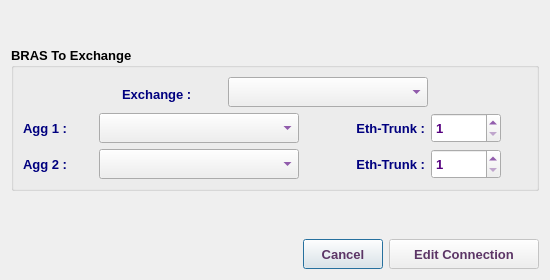
<?xml version="1.0" encoding="UTF-8"?>
<ui version="4.0">
 <class>EditBrasAggDialog</class>
 <widget class="QDialog" name="EditBrasAggDialog">
  <property name="geometry">
   <rect>
    <x>0</x>
    <y>0</y>
    <width>550</width>
    <height>280</height>
   </rect>
  </property>
  <property name="sizePolicy">
   <sizepolicy hsizetype="Fixed" vsizetype="Fixed">
    <horstretch>0</horstretch>
    <verstretch>0</verstretch>
   </sizepolicy>
  </property>
  <property name="minimumSize">
   <size>
    <width>550</width>
    <height>280</height>
   </size>
  </property>
  <property name="maximumSize">
   <size>
    <width>552</width>
    <height>281</height>
   </size>
  </property>
  <property name="font">
   <font>
    <family>Tahoma</family>
    <pointsize>10</pointsize>
   </font>
  </property>
  <property name="windowTitle">
   <string>Edit BRAS Connection</string>
  </property>
  <property name="windowIcon">
   <iconset resource="../../../../image.qrc">
    <normaloff>:/Image/edit.png</normaloff>:/Image/edit.png</iconset>
  </property>
  <layout class="QVBoxLayout" name="verticalLayout_2">
   <item>
    <widget class="QLabel" name="brasLbl">
     <property name="minimumSize">
      <size>
       <width>200</width>
       <height>30</height>
      </size>
     </property>
     <property name="maximumSize">
      <size>
       <width>16777215</width>
       <height>30</height>
      </size>
     </property>
     <property name="font">
      <font>
       <family>Tahoma</family>
       <pointsize>10</pointsize>
       <weight>75</weight>
       <bold>true</bold>
      </font>
     </property>
     <property name="styleSheet">
      <string notr="true">color: rgb(85, 0, 127);</string>
     </property>
     <property name="text">
      <string/>
     </property>
     <property name="alignment">
      <set>Qt::AlignCenter</set>
     </property>
    </widget>
   </item>
   <item>
    <widget class="QGroupBox" name="groupBox">
     <property name="font">
      <font>
       <family>Tahoma</family>
       <pointsize>10</pointsize>
       <weight>75</weight>
       <bold>true</bold>
      </font>
     </property>
     <property name="title">
      <string>BRAS To Exchange</string>
     </property>
     <layout class="QVBoxLayout" name="verticalLayout">
      <item>
       <layout class="QHBoxLayout" name="horizontalLayout">
        <item>
         <spacer name="horizontalSpacer">
          <property name="font">
           <font>
            <family>Tahoma</family>
            <pointsize>10</pointsize>
           </font>
          </property>
          <property name="orientation">
           <enum>Qt::Horizontal</enum>
          </property>
          <property name="sizeHint" stdset="0">
           <size>
            <width>40</width>
            <height>20</height>
           </size>
          </property>
         </spacer>
        </item>
        <item>
         <widget class="QLabel" name="label">
          <property name="minimumSize">
           <size>
            <width>100</width>
            <height>30</height>
           </size>
          </property>
          <property name="maximumSize">
           <size>
            <width>100</width>
            <height>25</height>
           </size>
          </property>
          <property name="font">
           <font>
            <family>Tahoma</family>
            <pointsize>10</pointsize>
            <weight>75</weight>
            <bold>true</bold>
           </font>
          </property>
          <property name="styleSheet">
           <string notr="true">color: rgb(0, 0, 127);</string>
          </property>
          <property name="text">
           <string>Exchange :</string>
          </property>
         </widget>
        </item>
        <item>
         <widget class="QComboBox" name="exchCB">
          <property name="minimumSize">
           <size>
            <width>200</width>
            <height>30</height>
           </size>
          </property>
          <property name="maximumSize">
           <size>
            <width>200</width>
            <height>30</height>
           </size>
          </property>
          <property name="font">
           <font>
            <family>Tahoma</family>
            <pointsize>10</pointsize>
            <weight>75</weight>
            <bold>true</bold>
           </font>
          </property>
          <property name="styleSheet">
           <string notr="true">color: rgb(85, 0, 127);</string>
          </property>
         </widget>
        </item>
        <item>
         <spacer name="horizontalSpacer_2">
          <property name="font">
           <font>
            <family>Tahoma</family>
            <pointsize>10</pointsize>
           </font>
          </property>
          <property name="orientation">
           <enum>Qt::Horizontal</enum>
          </property>
          <property name="sizeHint" stdset="0">
           <size>
            <width>40</width>
            <height>20</height>
           </size>
          </property>
         </spacer>
        </item>
       </layout>
      </item>
      <item>
       <layout class="QHBoxLayout" name="horizontalLayout_2">
        <item>
         <widget class="QLabel" name="label_2">
          <property name="minimumSize">
           <size>
            <width>70</width>
            <height>30</height>
           </size>
          </property>
          <property name="maximumSize">
           <size>
            <width>70</width>
            <height>30</height>
           </size>
          </property>
          <property name="font">
           <font>
            <family>Tahoma</family>
            <pointsize>10</pointsize>
            <weight>75</weight>
            <bold>true</bold>
           </font>
          </property>
          <property name="styleSheet">
           <string notr="true">color: rgb(0, 0, 127);</string>
          </property>
          <property name="text">
           <string>Agg 1 :</string>
          </property>
         </widget>
        </item>
        <item>
         <widget class="QComboBox" name="agg1CB">
          <property name="sizePolicy">
           <sizepolicy hsizetype="Expanding" vsizetype="Preferred">
            <horstretch>0</horstretch>
            <verstretch>0</verstretch>
           </sizepolicy>
          </property>
          <property name="minimumSize">
           <size>
            <width>200</width>
            <height>30</height>
           </size>
          </property>
          <property name="maximumSize">
           <size>
            <width>400</width>
            <height>30</height>
           </size>
          </property>
          <property name="font">
           <font>
            <family>Tahoma</family>
            <pointsize>10</pointsize>
            <weight>75</weight>
            <bold>true</bold>
           </font>
          </property>
          <property name="styleSheet">
           <string notr="true">color: rgb(85, 0, 127);</string>
          </property>
         </widget>
        </item>
        <item>
         <widget class="QLabel" name="label_5">
          <property name="minimumSize">
           <size>
            <width>120</width>
            <height>30</height>
           </size>
          </property>
          <property name="maximumSize">
           <size>
            <width>120</width>
            <height>30</height>
           </size>
          </property>
          <property name="font">
           <font>
            <family>Tahoma</family>
            <pointsize>10</pointsize>
            <weight>75</weight>
            <bold>true</bold>
           </font>
          </property>
          <property name="styleSheet">
           <string notr="true">color: rgb(0, 0, 127);</string>
          </property>
          <property name="text">
           <string>Eth-Trunk :</string>
          </property>
          <property name="alignment">
           <set>Qt::AlignRight|Qt::AlignTrailing|Qt::AlignVCenter</set>
          </property>
         </widget>
        </item>
        <item>
         <widget class="QSpinBox" name="eth1SB">
          <property name="minimumSize">
           <size>
            <width>70</width>
            <height>30</height>
           </size>
          </property>
          <property name="maximumSize">
           <size>
            <width>70</width>
            <height>30</height>
           </size>
          </property>
          <property name="font">
           <font>
            <family>Tahoma</family>
            <pointsize>10</pointsize>
            <weight>75</weight>
            <bold>true</bold>
           </font>
          </property>
          <property name="styleSheet">
           <string notr="true">color: rgb(85, 0, 127);</string>
          </property>
          <property name="minimum">
           <number>1</number>
          </property>
          <property name="maximum">
           <number>1000</number>
          </property>
         </widget>
        </item>
        <item>
         <spacer name="horizontalSpacer_3">
          <property name="orientation">
           <enum>Qt::Horizontal</enum>
          </property>
          <property name="sizeHint" stdset="0">
           <size>
            <width>40</width>
            <height>20</height>
           </size>
          </property>
         </spacer>
        </item>
       </layout>
      </item>
      <item>
       <layout class="QHBoxLayout" name="horizontalLayout_3">
        <item>
         <widget class="QLabel" name="label_3">
          <property name="minimumSize">
           <size>
            <width>70</width>
            <height>30</height>
           </size>
          </property>
          <property name="maximumSize">
           <size>
            <width>70</width>
            <height>30</height>
           </size>
          </property>
          <property name="font">
           <font>
            <family>Tahoma</family>
            <pointsize>10</pointsize>
            <weight>75</weight>
            <bold>true</bold>
           </font>
          </property>
          <property name="styleSheet">
           <string notr="true">color: rgb(0, 0, 127);</string>
          </property>
          <property name="text">
           <string>Agg 2 :</string>
          </property>
         </widget>
        </item>
        <item>
         <widget class="QComboBox" name="agg2CB">
          <property name="sizePolicy">
           <sizepolicy hsizetype="Expanding" vsizetype="Preferred">
            <horstretch>0</horstretch>
            <verstretch>0</verstretch>
           </sizepolicy>
          </property>
          <property name="minimumSize">
           <size>
            <width>200</width>
            <height>30</height>
           </size>
          </property>
          <property name="maximumSize">
           <size>
            <width>400</width>
            <height>30</height>
           </size>
          </property>
          <property name="font">
           <font>
            <family>Tahoma</family>
            <pointsize>10</pointsize>
            <weight>75</weight>
            <bold>true</bold>
           </font>
          </property>
          <property name="styleSheet">
           <string notr="true">color: rgb(85, 0, 127);</string>
          </property>
         </widget>
        </item>
        <item>
         <widget class="QLabel" name="label_4">
          <property name="minimumSize">
           <size>
            <width>120</width>
            <height>30</height>
           </size>
          </property>
          <property name="maximumSize">
           <size>
            <width>120</width>
            <height>30</height>
           </size>
          </property>
          <property name="font">
           <font>
            <family>Tahoma</family>
            <pointsize>10</pointsize>
            <weight>75</weight>
            <bold>true</bold>
           </font>
          </property>
          <property name="styleSheet">
           <string notr="true">color: rgb(0, 0, 127);</string>
          </property>
          <property name="text">
           <string>Eth-Trunk :</string>
          </property>
          <property name="alignment">
           <set>Qt::AlignRight|Qt::AlignTrailing|Qt::AlignVCenter</set>
          </property>
         </widget>
        </item>
        <item>
         <widget class="QSpinBox" name="eth2SB">
          <property name="minimumSize">
           <size>
            <width>70</width>
            <height>30</height>
           </size>
          </property>
          <property name="maximumSize">
           <size>
            <width>70</width>
            <height>30</height>
           </size>
          </property>
          <property name="font">
           <font>
            <family>Tahoma</family>
            <pointsize>10</pointsize>
            <weight>75</weight>
            <bold>true</bold>
           </font>
          </property>
          <property name="styleSheet">
           <string notr="true">color: rgb(85, 0, 127);</string>
          </property>
          <property name="minimum">
           <number>1</number>
          </property>
          <property name="maximum">
           <number>1000</number>
          </property>
         </widget>
        </item>
        <item>
         <spacer name="horizontalSpacer_4">
          <property name="orientation">
           <enum>Qt::Horizontal</enum>
          </property>
          <property name="sizeHint" stdset="0">
           <size>
            <width>40</width>
            <height>20</height>
           </size>
          </property>
         </spacer>
        </item>
       </layout>
      </item>
     </layout>
    </widget>
   </item>
   <item>
    <spacer name="verticalSpacer">
     <property name="font">
      <font>
       <family>Tahoma</family>
       <pointsize>10</pointsize>
      </font>
     </property>
     <property name="orientation">
      <enum>Qt::Vertical</enum>
     </property>
     <property name="sizeHint" stdset="0">
      <size>
       <width>20</width>
       <height>36</height>
      </size>
     </property>
    </spacer>
   </item>
   <item>
    <layout class="QHBoxLayout" name="horizontalLayout_4">
     <item>
      <spacer name="horizontalSpacer_5">
       <property name="font">
        <font>
         <family>Tahoma</family>
         <pointsize>10</pointsize>
        </font>
       </property>
       <property name="orientation">
        <enum>Qt::Horizontal</enum>
       </property>
       <property name="sizeHint" stdset="0">
        <size>
         <width>40</width>
         <height>20</height>
        </size>
       </property>
      </spacer>
     </item>
     <item>
      <widget class="QPushButton" name="cancelBtn">
       <property name="sizePolicy">
        <sizepolicy hsizetype="Preferred" vsizetype="Preferred">
         <horstretch>0</horstretch>
         <verstretch>0</verstretch>
        </sizepolicy>
       </property>
       <property name="minimumSize">
        <size>
         <width>80</width>
         <height>30</height>
        </size>
       </property>
       <property name="maximumSize">
        <size>
         <width>100</width>
         <height>30</height>
        </size>
       </property>
       <property name="font">
        <font>
         <family>Tahoma</family>
         <pointsize>10</pointsize>
         <weight>75</weight>
         <bold>true</bold>
        </font>
       </property>
       <property name="styleSheet">
        <string notr="true">color: rgb(92, 53, 102);</string>
       </property>
       <property name="text">
        <string>Cancel</string>
       </property>
      </widget>
     </item>
     <item>
      <widget class="QPushButton" name="okBtn">
       <property name="enabled">
        <bool>false</bool>
       </property>
       <property name="sizePolicy">
        <sizepolicy hsizetype="Preferred" vsizetype="Preferred">
         <horstretch>0</horstretch>
         <verstretch>0</verstretch>
        </sizepolicy>
       </property>
       <property name="minimumSize">
        <size>
         <width>150</width>
         <height>30</height>
        </size>
       </property>
       <property name="maximumSize">
        <size>
         <width>200</width>
         <height>30</height>
        </size>
       </property>
       <property name="font">
        <font>
         <family>Tahoma</family>
         <pointsize>10</pointsize>
         <weight>75</weight>
         <bold>true</bold>
        </font>
       </property>
       <property name="styleSheet">
        <string notr="true">color: rgb(92, 53, 102);</string>
       </property>
       <property name="text">
        <string>Edit Connection</string>
       </property>
       <property name="icon">
        <iconset resource="../../../../image.qrc">
         <normaloff>:/Image/edit.png</normaloff>:/Image/edit.png</iconset>
       </property>
       <property name="iconSize">
        <size>
         <width>20</width>
         <height>20</height>
        </size>
       </property>
      </widget>
     </item>
    </layout>
   </item>
  </layout>
 </widget>
 <tabstops>
  <tabstop>exchCB</tabstop>
  <tabstop>agg1CB</tabstop>
  <tabstop>eth1SB</tabstop>
  <tabstop>agg2CB</tabstop>
  <tabstop>eth2SB</tabstop>
  <tabstop>okBtn</tabstop>
  <tabstop>cancelBtn</tabstop>
 </tabstops>
 <resources>
  <include location="../../../../image.qrc"/>
 </resources>
 <connections/>
</ui>
